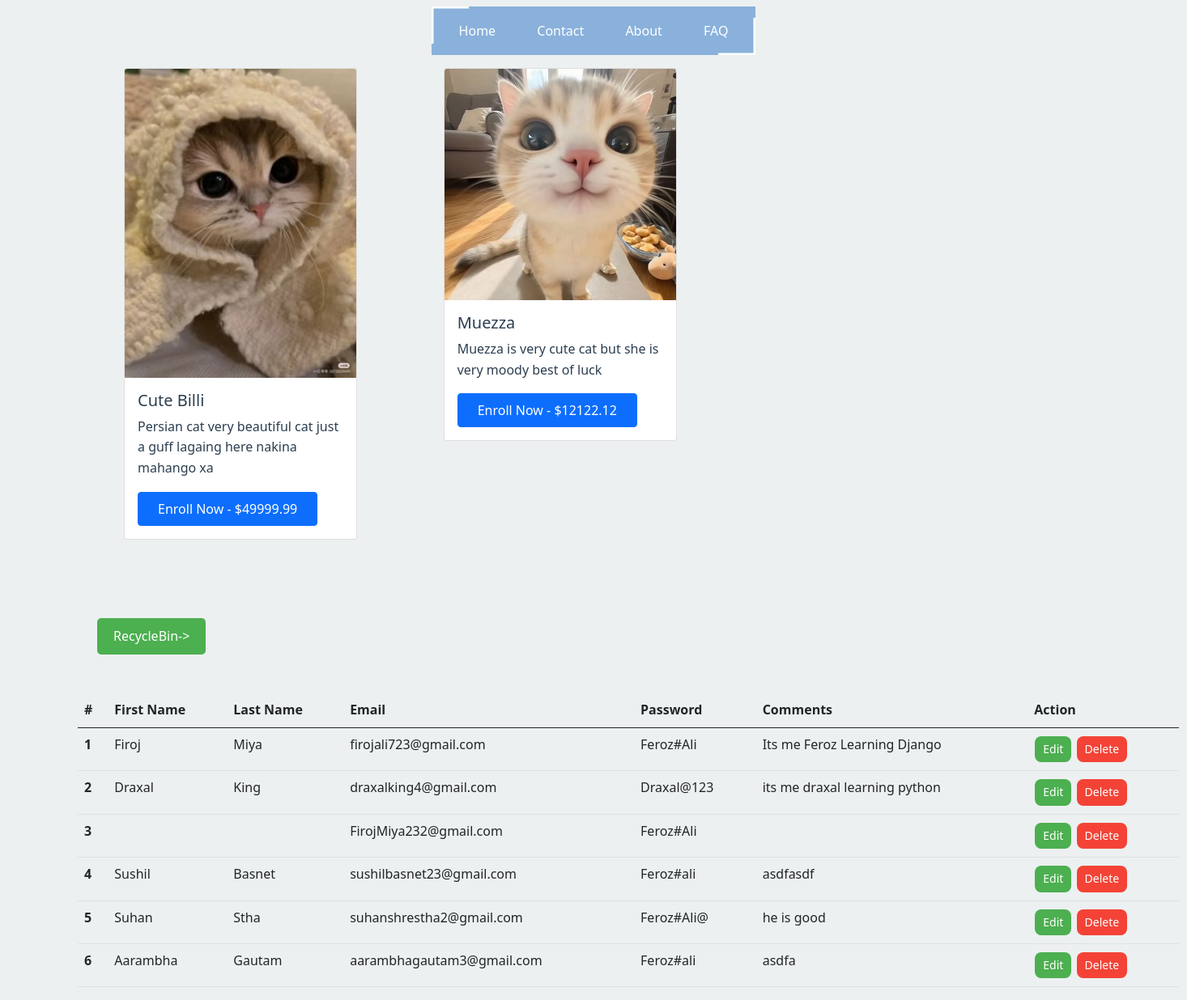
Before: / with the older database file.
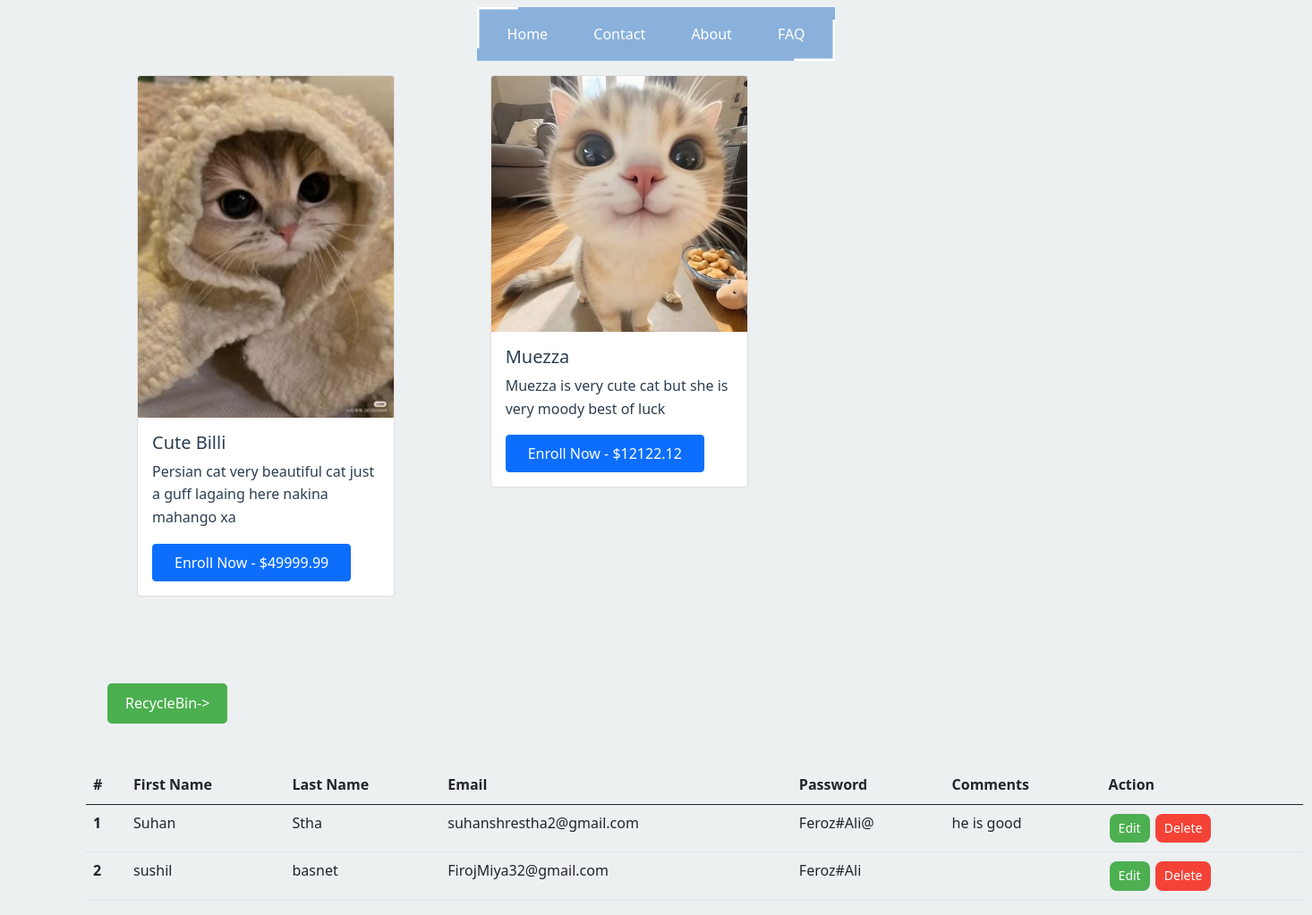
After: the same page with the newer database file.
### app/models.py (models this page shows)
class Course(models.Model):
    image=models.ImageField(upload_to="images")
    title=models.CharField(max_length=100)
    description=models.TextField()
    price=models.FloatField()

class Customer(models.Model):
    FirstName=models.CharField(max_length=30)
    LastName=models.CharField(max_length=30)
    email=models.EmailField()
    password=models.CharField(max_length=20)
    confirmPassword=models.CharField(max_length=20)
    comments=models.TextField()
    is_deleted=models.BooleanField(default=False)

### app/views.py (the view)
# urls.py: 2. Add a URL to urlpatterns:  path('', views.home, name='home')
def home(request):
    course_data = Course.objects.all()
    customer_data = Customer.objects.all()
    customer_data = Customer.objects.filter(is_deleted=False)
    return render(request, 'home.html', {'a': course_data, 'b': customer_data})                     #render le templates ko file laii browser samma load garne kaam ho

### app/templates/home.html (shortened to what this page needs)
<!DOCTYPE html>
{% load static %}
<html lang="en">
<head>
    <link href="https://cdn.jsdelivr.net/npm/bootstrap@5.0.2/dist/css/bootstrap.min.css" rel="stylesheet">
    <link rel="stylesheet" href="{% static 'css/style.css' %}">
  </head>
  <body>
<div class="nav">
    <div class="container-nav">
        <a class="btn" href="{% url 'show' %}">Home</a>
        <a class="btn" href="{% url 'form' %}">Contact</a>
        <a class="btn" href="#">About</a>
        <a class="btn" href="#">FAQ</a>
    <svg
      class="outline"
      overflow="visible"
      width="400"
      height="60"
      viewBox="0 0 400 60"
      xmlns="http://www.w3.org/2000/svg"
    >
      <rect
        class="rect"
        pathLength="100"
        x="0"
        y="0"
        width="400"
        height="60"
        fill="transparent"
        stroke-width="5"
      ></rect>
    </svg>
  </div>
</div>
 <div class="container">
  <div class="row">
    {% for i in a %}
    <div class="col-md-4">
      <div class="card mb-4" style="width: 18rem; height: auto;">
        <img src="{{ i.image.url }}" class="card-img-top" alt="Course 1">
        <div class="card-body">
          <h5 class="card-title">{{ i.title }}</h5>
          <p class="card-text">{{ i.description }}</p>
          <a href="#" class="btn btn-primary">Enroll Now - ${{ i.price }}</a>
        </div>
      </div>
    </div>
      {% endfor %}
    </div>
 </div>
 <div class="container-table">
  <div class="row-table">
    <table class="table" style="width: 85rem; height: auto; margin-left: 6rem; margin-top: 3rem;">
      <a href="{% url 'recycle_page' %}" style="display: inline-block; margin-top: 5%; margin-left: 7.5rem; padding: 10px 20px; background-color: #4CAF50; color: white; text-decoration: none; border-radius: 5px;">RecycleBin-></a>
      <thead>
        <tr>
          <th scope="col">#</th>
          <th scope="col">First Name</th>
          <th scope="col">Last Name</th>
          <th scope="col">Email</th>
          <th scope="col">Password</th>
          <th scope="col">Comments</th>
          <th scope="col">Action</th>
        </tr>
      </thead>
      <tbody>
    {% for i in b %}
    <tr>
      <th scope="row">{{ forloop.counter }}</th>
      <td>{{ i.FirstName }}</td>
      <td>{{ i.LastName }}</td>
      <td>{{ i.email }}</td>
      <td>{{ i.password }}</td>
      <td>{{ i.comments }}</td>
      <td>
        <button class="edit">Edit</button>
        <a href="{% url 'delete_data' i.id %}"><button class="delete">Delete</button></a>
      </td>
    </tr>
    {% endfor %}
  </tbody>
</table>
  </div>
 </div>
    </body>
</html>

Changed rows visible on the page:
removed Customer: FirstName "Firoj", LastName "Miya", email "firojali723@gmail.com", password "Feroz#Ali", comments "Its me Feroz Learning Django"
no longer on this page (row edited): Customer: FirstName "Draxal", LastName "King", email "draxalking4@gmail.com", password "Draxal@123", comments "its me draxal learning python"
removed Customer: email "FirojMiya232@gmail.com", password "Feroz#Ali"
removed Customer: FirstName "Sushil", LastName "Basnet", email "sushilbasnet23@gmail.com", password "Feroz#ali", comments "asdfasdf"
no longer on this page (row edited): Customer: FirstName "Aarambha", LastName "Gautam", email "aarambhagautam3@gmail.com", password "Feroz#ali", comments "asdfa"
added Customer: FirstName "sushil", LastName "basnet", email "FirojMiya32@gmail.com", password "Feroz#Ali"
